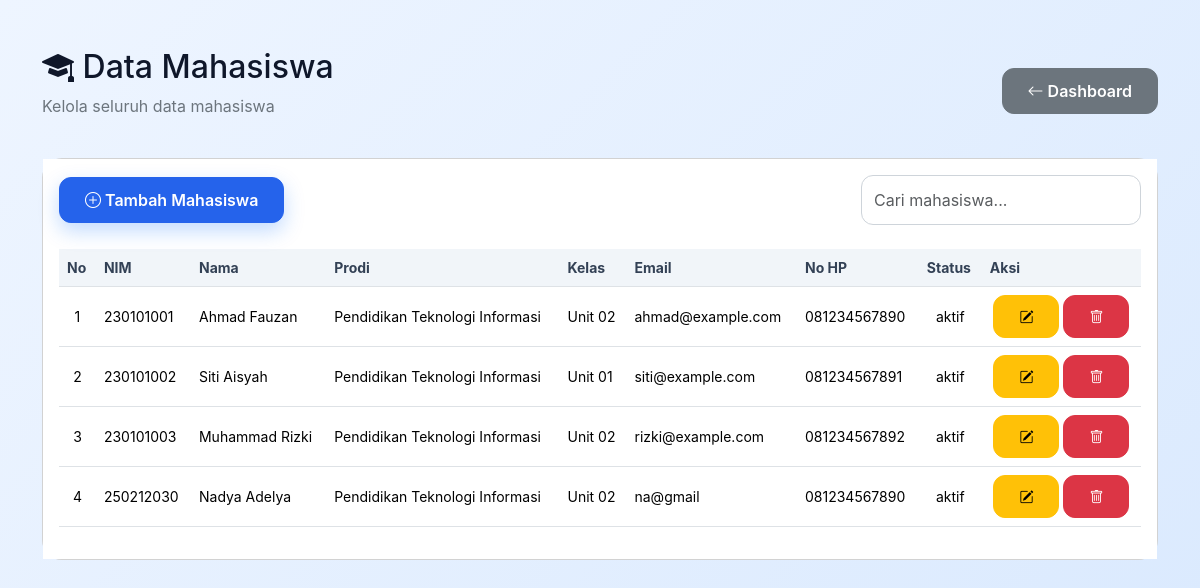
/mahasiswa.php, run on an earlier commit of the app's database.
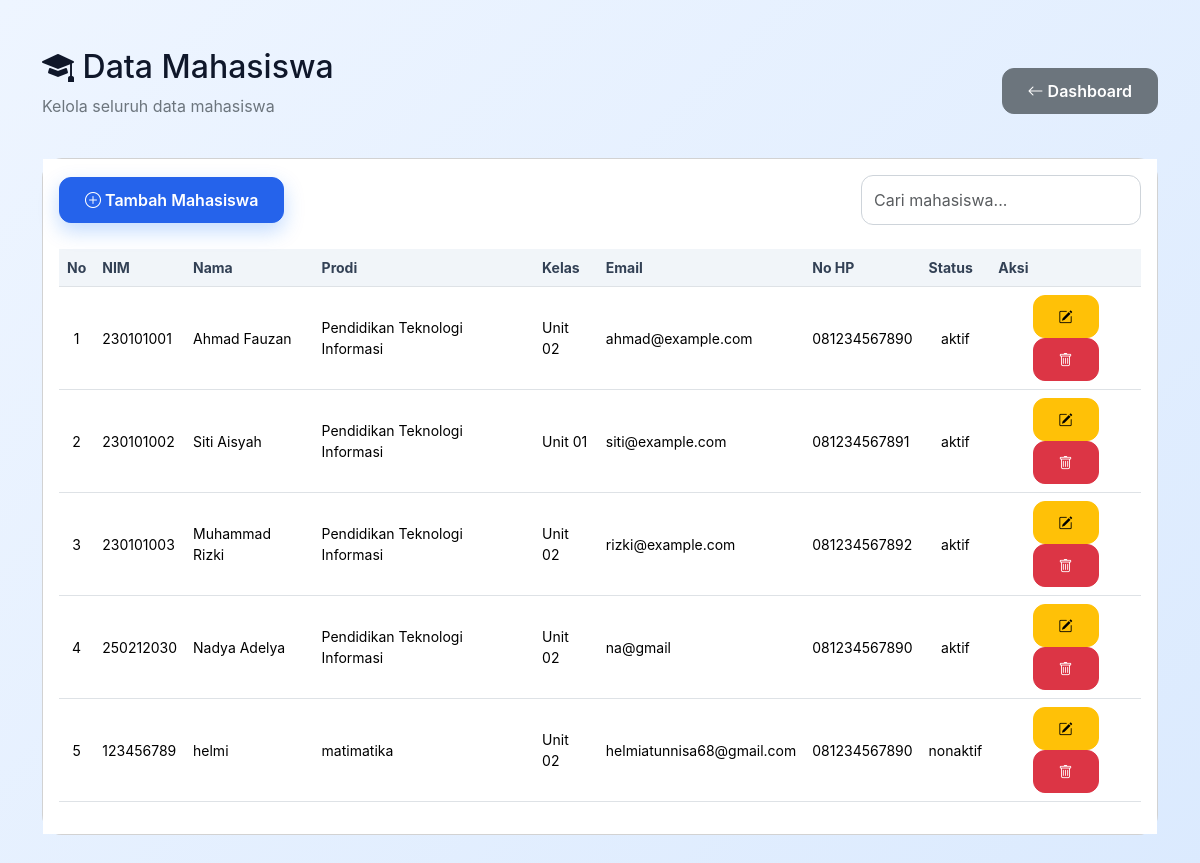
And on a later commit of the database.
### tables this page shows
CREATE TABLE `mahasiswa` (
  `id_mahasiswa` int(11) NOT NULL,
  `nim` varchar(30) NOT NULL,
  `nama_mahasiswa` varchar(100) NOT NULL,
  `prodi` varchar(100) NOT NULL,
  `kelas` varchar(20) NOT NULL,
  `email` varchar(100) DEFAULT NULL,
  `no_hp` varchar(20) DEFAULT NULL,
  `status` enum('aktif','nonaktif') DEFAULT 'aktif',
  `created_at` timestamp NOT NULL DEFAULT current_timestamp()
);

### mahasiswa.php (the view, shortened to what this page needs)
<?php
include 'koneksi.php';
$data = mysqli_query($koneksi, "SELECT * FROM mahasiswa");
?>
<!DOCTYPE html>
<html lang="id">
<head>
    <link rel="stylesheet" href="https://cdn.jsdelivr.net/npm/bootstrap-icons@1.11.3/font/bootstrap-icons.min.css">
    <link href="https://cdn.jsdelivr.net/npm/bootstrap@5.3.3/dist/css/bootstrap.min.css" rel="stylesheet">
    <link href="assets/css/style.css" rel="stylesheet">
 </head>
<body>
    <div class="container py-5">
        <div
        class="d-flex justify-content-between align-items-center mb-4">
        <div>
            <h2
            class="page-title">
            <i class="bi bi-mortarboard-fill"
            ></i>
            Data Mahasiswa
           </h2>
           <p class="text-secondary">
            Kelola seluruh data mahasiswa
           </p>
        </div>
        <div>
            <a href="dashboard.php" class="btn btn-secondary">
                <i
                class="bi bi-arrow-left">
            </i>
            Dashboard
        </a>
    </div>
</div>
         <div
     class="card card-custom">
        <div
        class="card-body">
        <div
        class="d-flex justify-content-between align-items-center mb-4">
        <a href="tambah_mahasiswa.php" class="btn btn-primary">
            <i class="bi bi-plus-circle"></i>
            Tambah Mahasiswa
        </a>
        <input
        type="text"
        class="form-control"
        placeholder="Cari mahasiswa..."
        style="max-width:280px;">
    </div>
    <div class="table-responsive">
            <table
            class="table table-hover align-middle">
            <thead>
                <tr>
                    <th>No</th>
                    <th>NIM</th>
                    <th>Nama</th>
                    <th>Prodi</th>
                    <th>Kelas</th>
                    <th>Email</th>
                    <th>No HP</th>
                    <th>Status</th>
                    <th>Aksi</th>
                </tr>
            </thead>
            <tbody>
                <?php
                $no = 1;
                while($row = mysqli_fetch_assoc($data)){
                    ?>
                    <tr>
                        <td class="text-center"><?= $no++; ?></td>
                        <td>
                            <?= $row['nim']; ?>
                        </td>
                        <td>
                            <?= $row['nama_mahasiswa']; ?></td>
                            <td>
                                <?= $row['prodi']; ?>
                            </td>
                            <td>
                                <?= $row['kelas']; ?>
                            </td>
                            <td>
                                <?= $row['email']; ?></td>
                                <td>
                                    <?= $row['no_hp']; ?>
                                </td>
                                <td
                                class="text-center">
                                 <span
                                 class="badge-status">
                                 <?= $row['status']; ?>
                                </span>
                            </td>
                            <td
                            class="text-center">
                            <a
                             href="edit_mahasiswa.php?id=<?= $row['id_mahasiswa']; ?>"
                             class="btn btn-warning btn-sm">
                             <i
                             class="bi bi-pencil-square"
                             ></i>
                            </a>
                            <a href="hapus_mahasiswa.php?id=<?= $row['id_mahasiswa']; ?>"
                            class="btn btn-danger btn-sm"
                            onclick="return confirm('Yakin ingin menghapus data ini?')">
                            <i class="bi bi-trash"></i>
                        </a>
                    </td>
                </tr>
                <?php } ?>
            </tbody>
        </table>
    </div>
</div>
    </div>
  </div>
 </body>
</html>

### assets/css/style.css (style rules this page uses)
:root { --primary: #2563eb; --primary-dark: #1e40af; --secondary: #64748b; --soft-bg: #f8fafc; --dark: #0f172a; --card-border: #e2e8f0; --success: #16a34a; --warning: #f59e0b; --danger: #dc2626; }
* { box-sizing: border-box; }
body { font-family: "Inter", "Segoe UI", Arial, sans-serif; background: var(--soft-bg); color: var(--dark); }
.table thead th { background: #f1f5f9; color: #334155; font-size: 14px; white-space: nowrap; }
.table td { vertical-align: middle; font-size: 14px; }
.form-control, .form-select { border-radius: 14px; border-color: #cbd5e1; padding: 11px 14px; }
.btn { border-radius: 14px; font-weight: 700; }
.btn-primary { background: var(--primary); border-color: var(--primary); }
body { background:#f5f7fb; }
.card { border-radius:20px; }
.form-control, .form-select { border-radius:12px; padding:12px; }
.btn { border-radius:12px; padding:10px 25px; font-weight:600; }
.btn-primary { box-shadow:0 8px 20px rgba(13,110,253,.25); }
body { background:linear-gradient(135deg,#eef5ff,#dbeafe); }
.form-control, .form-select { border-radius:12px; padding:12px; border:1px solid #ced4da; }
.card-body { background:white; }

What changed in the data, as far as the page shows it:
added mahasiswa: nim "123456789", nama_mahasiswa "helmi", prodi "matimatika", kelas "Unit 02", email "helmiatunnisa68@gmail.com", no_hp "081234567890", status "nonaktif"
